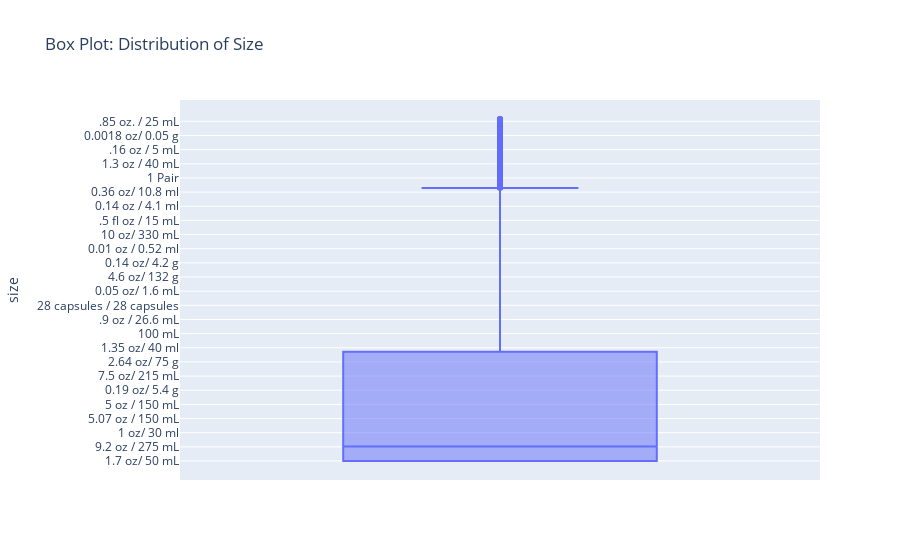

Here is the notebook cell this chart was saved with:
### Markdown cell above
# 3. Product Attributes

### Code cell
## Distribution of 'size' using a box plot
fig_box = px.box(product, y='size', title='Box Plot: Distribution of Size')

fig_box.show()

### Figure 1 — Plotly figure (JSON) as saved in the notebook; plotly's stock layout.template omitted (floating-point values rounded to 4 significant figures; data arrays with more than 128 entries replaced by an {"elided": "..."} marker saying what was removed)
{"data": [{"alignmentgroup": "True", "hovertemplate": "size=%{y}<extra></extra>", "legendgroup": "", "marker": {"color": "#636efa"}, "name": "", "notched": false, "offsetgroup": "", "orientation": "v", "showlegend": false, "type": "box", "x0": " ", "xaxis": "x", "y": {"elided": "8494 str values"}, "y0": " ", "yaxis": "y"}], "layout": {"boxmode": "group", "legend": {"tracegroupgap": 0}, "title": {"text": "Box Plot: Distribution of Size"}, "xaxis": {"anchor": "y", "domain": [0, 1]}, "yaxis": {"anchor": "x", "domain": [0, 1], "title": {"text": "size"}}}}
